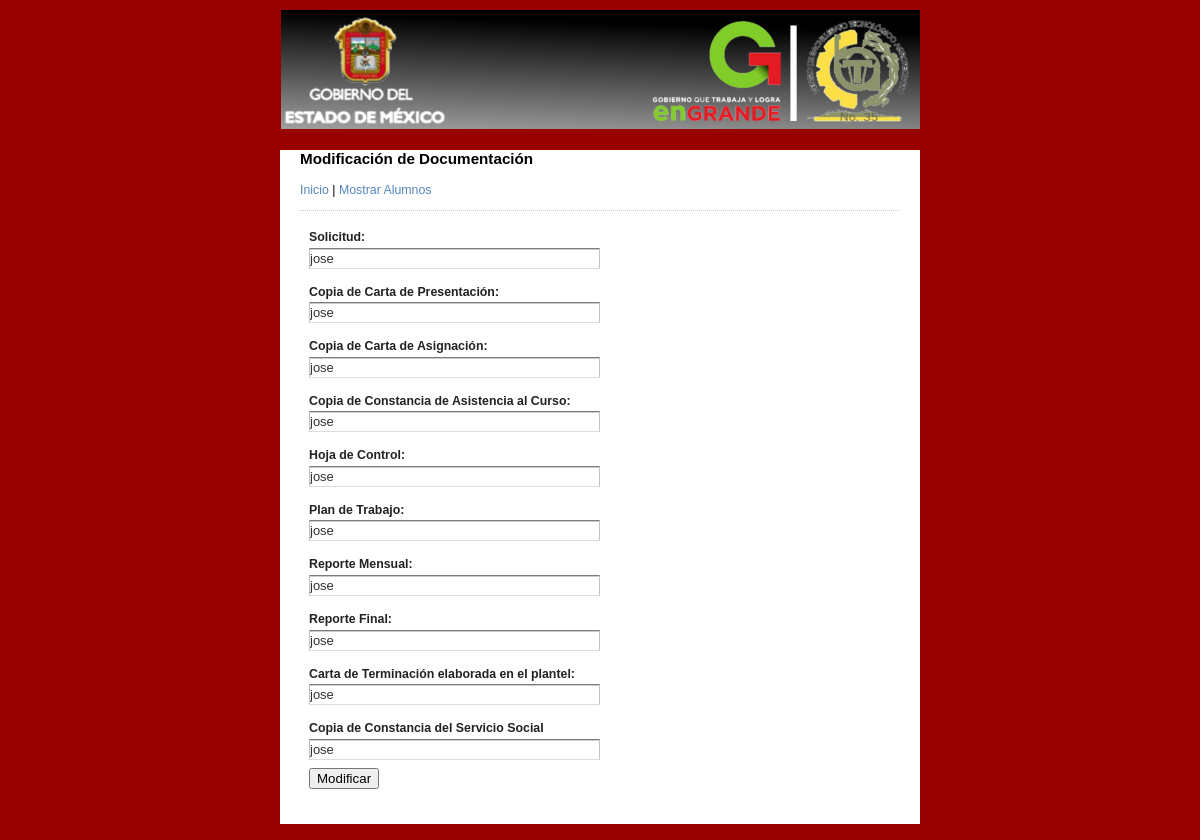
The page /doctos/modidoctos.php?md=31 on the database its author committed.
### tables this page shows
CREATE TABLE `Doctos` (
  `id` int(11) NOT NULL AUTO_INCREMENT,
  `docto1` varchar(20) NOT NULL DEFAULT 'no',
  `docto2` varchar(20) NOT NULL DEFAULT 'no',
  `docto3` varchar(20) NOT NULL DEFAULT 'no',
  `docto4` varchar(20) NOT NULL DEFAULT 'no',
  `docto5` varchar(20) NOT NULL DEFAULT 'no',
  `docto6` varchar(20) NOT NULL DEFAULT 'no',
  `docto7` varchar(20) NOT NULL DEFAULT 'no',
  `docto8` varchar(20) NOT NULL DEFAULT 'no',
  `docto9` varchar(20) NOT NULL DEFAULT 'no',
  `doctoa` varchar(20) NOT NULL DEFAULT 'no',
  `idAlumno` int(11) NOT NULL,
  PRIMARY KEY (`id`),
  KEY `idAlumno` (`idAlumno`)
);

### doctos/clase.php (called while the page is built, shortened)
<?php
class Conexion
{
	var $con;
	function Conexion()
	{
		$conection['server']="localhost";
		$conection['user']="root";
		$conection['pass']="buttons";
		$conection['base']="SistemaCE";
		$conect= mysql_pconnect($conection['server'],$conection['user'],$conection['pass']);
		if ($conect)
		{
			$this->con=$conect;
		}
	}
	function getConexion()
	{
		return $this->con;
	}
}
class sQuery
{
	var $pconeccion;
	function sQuery()
	{
		$this->pconeccion= new Conexion();
	}
	function executeQuery($cons)
	{
		$this->pconsulta= mysql_query($cons,$this->pconeccion->getConexion());
		return $this->pconsulta;
	}
}
class Documento
{
	var $docto1;
	var $docto2;
	var $docto3;
	var $docto4;
	var $docto5;
	var $docto6;
	var $docto7;
	var $docto8;
	var $docto9;
	var $doctoa;
	Var $id;
	function Documento($nro=0)
	{
		if ($nro!=0)
		{
			$obj_documento=new sQuery();
			$result=$obj_documento->executeQuery("SELECT Alumnos.numerocontrol, Alumnos.nombrealumno, Alumnos.apellidopaterno, Alumnos.apellidomaterno, Doctos.id, Doctos.docto1, Doctos.docto2, Doctos.docto3, Doctos.docto4, Doctos.docto5, Doctos.docto6, Doctos.docto7, Doctos.docto8, Doctos.docto9, Doctos.doctoa FROM Doctos INNER JOIN Alumnos ON Alumnos.id = Doctos.idAlumno WHERE Doctos.id = $nro ORDER BY Alumnos.numerocontrol ASC");
			$row=mysql_fetch_array($result);
			$this->id=$row['id'];
			$this->docto1=$row['docto1'];
			$this->docto2=$row['docto2'];
			$this->docto3=$row['docto3'];
			$this->docto4=$row['docto4'];
			$this->docto5=$row['docto5'];
			$this->docto6=$row['docto6'];
			$this->docto7=$row['docto7'];
			$this->docto8=$row['docto8'];
			$this->docto9=$row['docto9'];
			$this->doctoa=$row['doctoa'];
		}
	}
	function getID()
	 { return $this->id;}
	function getDocto1()
         { return $this->docto1;}
	function getDocto2()
         { return $this->docto2;}
	function getDocto3()
         { return $this->docto3;}
	function getDocto4()
         { return $this->docto4;}
	function getDocto5()
         { return $this->docto5;}
	function getDocto6()
         { return $this->docto6;}
	function getDocto7()
         { return $this->docto7;}
	function getDocto8()
         { return $this->docto8;}
	function getDocto9()
         { return $this->docto9;}
	function getDoctoa()
         { return $this->doctoa;}
}
?>

### doctos/modidoctos.php (the view, shortened to what this page needs)
<!DOCTYPE html PUBLIC "-//W3C//DTD XHTML 1.0 Transitional//EN" "http://www.w3.org/TR/xhtml1/DTD/xhtml1-transitional.dtd">
<html xmlns="http://www.w3.org/1999/xhtml">
<head>
<link rel="stylesheet" type="text/css" href="view.css" media="all">
</head>
<body id="main_body" >
<div id="top">
</div>
	<div id="form_container">
		<form id="form_300698" class="appnitro"  method="post" action="">
					<div class="form_description">
			<h3>Modificaci&oacute;n de Documentaci&oacute;n</h3>
			<p><a href="../">Inicio</a> | <a href="index.php">Mostrar Alumnos</a></p>
		</div>
<?php
include_once ("clase.php");
	$docto1="";
	$docto2="";
	$docto3="";
	$docto4="";
	$docto5="";
	$docto6="";
	$docto7="";
	$docto8="";
	$docto9="";
	$doctoa="";
	$id="";
if (isset($_GET['md']))
{
	$docto=new Documento($_GET['md']);
	$docto1=$docto->getDocto1();
	$docto2=$docto->getDocto2();
	$docto3=$docto->getDocto3();
	$docto4=$docto->getDocto4();
	$docto5=$docto->getDocto5();
	$docto6=$docto->getDocto6();
	$docto7=$docto->getDocto7();
	$docto8=$docto->getDocto8();
	$docto9=$docto->getDocto9();
	$doctoa=$docto->getDoctoa();
	$id=$docto->getID();
}
?>
<div >
<form method="POST" action="index.php">
	<li id="li_1" >
	<label class="description" for="element_1">Solicitud:</label>
	<div>
	<input class="element text medium" type="text" name="docto1" value = "<?php print $docto1 ?>">
	</div>
	<li id="li_1">
	<label class="description" for="element_1">Copia de Carta de Presentaci&oacute;n:</label>
	<div>
	<input class="element text medium" type="text" name="docto2" value = "<?php print $docto2 ?>">
	</div>
	<li id="li_1">
	<label class="description" for="element_1">Copia de Carta de Asignaci&oacute;n:</label>
	<div>
	<input class="element text medium" type="text" name="docto3" value = "<?php print $docto3 ?>">
	</div>
	<li id="li_1">
	<label class="description" for="element_1">Copia de Constancia de Asistencia al Curso:</label>
	<div>
	<input class="element text medium" type="text" name="docto4" value = "<?php print $docto4 ?>">
	</div>
	<li id="li_1">
	<label class="description" for="element_1">Hoja de Control:</label>
	<div>
	<input class="element text medium" type="text" name="docto5" value = "<?php print $docto5 ?>">
	</div>
	<li id="li_1" >
	<label class="description" for="element_1">Plan de Trabajo: </label>
	<div>
	<input class="element text medium" type="text" name="docto6" value = "<?php print $docto6 ?>">
	</div>
	<li id="li_1">
	<label class="description" for="element_1">Reporte Mensual:</label>
	<div>
	<input class="element text medium" type="text" name="docto7" value = "<?php print $docto7 ?>">
	</div>
	<li id="li_1">
	<label class="description" for="element_1">Reporte Final:</label>
	<div>
	<input class="element text medium" type="text" name="docto8" value = "<?php print $docto8 ?>">
	</div>
	<li id="li_1">
	<label class="description" for="element_1">Carta de Terminaci&oacute;n elaborada en el plantel:</label>
	<div>
	<input class="element text medium" type="text" name="docto9" value = "<?php print $docto9 ?>">
	</div>
	<li id="li_1">
	<label class="description" for="element_1">Copia de Constancia del Servicio Social</label>
	<div>
	<input class="element text medium" type="text" name="doctoa" value = "<?php print $doctoa ?>">
	</div>
	<input type="submit" name="submit" value ="<?php if(is_numeric($id)) print "Modificar"; else print "Ingresar";?>"></p>
</body>
</html>

### doctos/view.css (style rules this page uses)
body { background:#990000; font-family:"Lucida Grande", Tahoma, Arial, Verdana, sans-serif; font-size:small; margin:8px 0 16px; text-align:center; }
#form_container { background:#fff; margin:0 auto; text-align:left; width:640px; }
#top { display:block; height:10px; margin:10px auto 0; width:640px; background-image:url(Header.png); height: 120px; }
form.appnitro { margin:20px 20px 0; padding:0 0 20px; }
.appnitro { font-family:Lucida Grande, Tahoma, Arial, Verdana, sans-serif; font-size:small; }
.appnitro li { width:61%; }
form li { display:block; margin:0; padding:4px 5px 2px 9px; position:relative; }
form li:after { clear:both; content:"."; display:block; height:0; visibility:hidden; }
form li div { color:#444; margin:0 4px 0 0; padding:0 0 8px; }
.form_description { border-bottom:1px dotted #ccc; clear:both; display:inline-block; margin:0 0 1em; }
.form_description[class] { display:block; }
.form_description p { font-size:95%; line-height:130%; margin:0 0 12px; }
label.description { border:none; color:#222; display:block; font-size:95%; font-weight:700; line-height:150%; padding:0 0 1px; }
input.text { background:#fff url(../../../images/shadow.gif) repeat-x top; border-bottom:1px solid #ddd; border-left:1px solid #c3c3c3; border-right:1px solid #c3c3c3; border-top:1px solid #7c7c7c; color:#333; font-size:100%; margin:0; padding:2px 0; }
input.medium { width:50%; }
.no_guidelines form li { width:97%; }
a { color: #5384BF; text-decoration: none; outline:none; }

### rows shown on the page
doctos: docto1 "jose", docto2 "jose", docto3 "jose", docto4 "jose", docto5 "jose", docto6 "jose", docto7 "jose", docto8 "jose", docto9 "jose", doctoa "jose", submit "Modificar"
